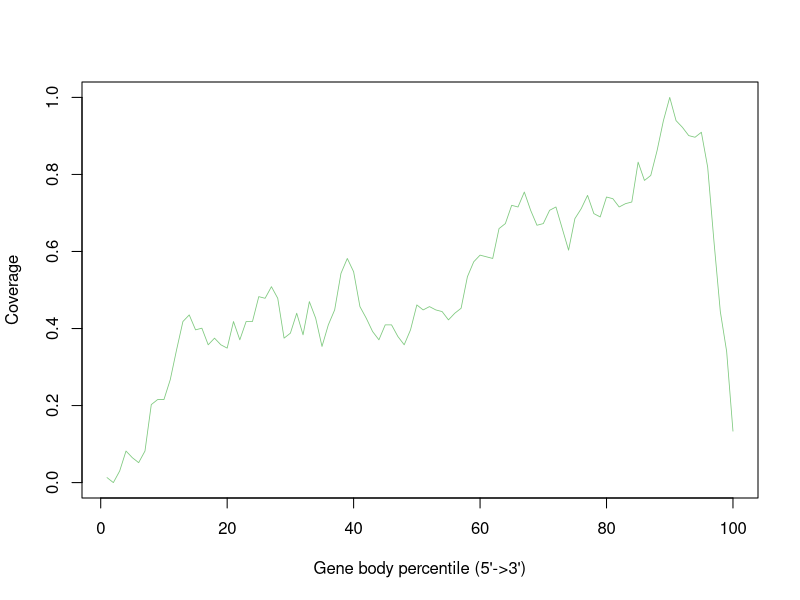

Generate this figure with R:
AAACTGGCGAACAligned.sortedByCoord.out.sorted <- c(0.0129310344828,0.0,0.0301724137931,0.0818965517241,0.0646551724138,0.051724137931,0.0818965517241,0.202586206897,0.215517241379,0.215517241379,0.26724137931,0.344827586207,0.418103448276,0.435344827586,0.396551724138,0.400862068966,0.35775862069,0.375,0.35775862069,0.349137931034,0.418103448276,0.370689655172,0.418103448276,0.418103448276,0.48275862069,0.478448275862,0.508620689655,0.478448275862,0.375,0.387931034483,0.439655172414,0.383620689655,0.469827586207,0.426724137931,0.353448275862,0.409482758621,0.448275862069,0.543103448276,0.581896551724,0.547413793103,0.456896551724,0.426724137931,0.39224137931,0.370689655172,0.409482758621,0.409482758621,0.379310344828,0.35775862069,0.396551724138,0.461206896552,0.448275862069,0.456896551724,0.448275862069,0.443965517241,0.422413793103,0.439655172414,0.452586206897,0.534482758621,0.573275862069,0.590517241379,0.586206896552,0.581896551724,0.659482758621,0.672413793103,0.719827586207,0.715517241379,0.754310344828,0.706896551724,0.668103448276,0.672413793103,0.706896551724,0.715517241379,0.659482758621,0.603448275862,0.685344827586,0.711206896552,0.745689655172,0.698275862069,0.689655172414,0.741379310345,0.737068965517,0.715517241379,0.724137931034,0.728448275862,0.831896551724,0.784482758621,0.797413793103,0.862068965517,0.939655172414,1.0,0.939655172414,0.922413793103,0.900862068966,0.896551724138,0.909482758621,0.818965517241,0.625,0.443965517241,0.340517241379,0.133620689655)


pdf("AAACTGGCGAACAligned.sortedByCoord.out.bam.geneBodyCoverage.curves.pdf")
x=1:100
icolor = colorRampPalette(c("#7fc97f","#beaed4","#fdc086","#ffff99","#386cb0","#f0027f"))(1)
plot(x,AAACTGGCGAACAligned.sortedByCoord.out.sorted,type='l',xlab="Gene body percentile (5'->3')", ylab="Coverage",lwd=0.8,col=icolor[1])
dev.off()
